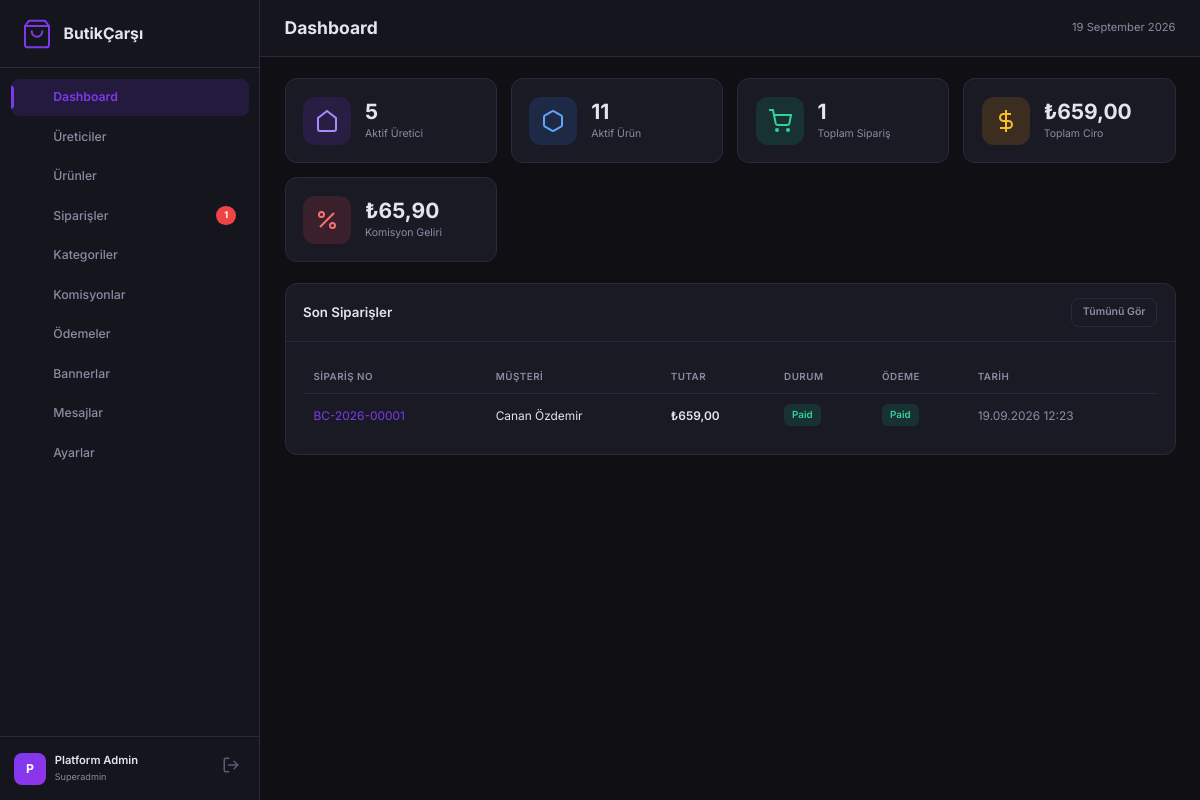
The page /panel/admin/index.php (signed in) on the database its author committed.
### tables this page shows
CREATE TABLE IF NOT EXISTS orders (
    id INT AUTO_INCREMENT PRIMARY KEY,
    order_number VARCHAR(50) NOT NULL UNIQUE,
    customer_name VARCHAR(255) NOT NULL,
    customer_email VARCHAR(255) NOT NULL,
    customer_phone VARCHAR(50),
    customer_note TEXT,
    shipping_address TEXT NOT NULL,
    shipping_city VARCHAR(100),
    shipping_district VARCHAR(100),
    shipping_zip VARCHAR(20),
    billing_address TEXT,
    subtotal DECIMAL(10,2) NOT NULL,
    shipping_total DECIMAL(10,2) DEFAULT 0,
    commission_total DECIMAL(10,2) DEFAULT 0,
    discount_total DECIMAL(10,2) DEFAULT 0,
    grand_total DECIMAL(10,2) NOT NULL,
    currency VARCHAR(3) DEFAULT 'TRY',
    iyzico_payment_id VARCHAR(100),
    iyzico_conversation_id VARCHAR(100),
    iyzico_fraud_status VARCHAR(50),
    iyzico_token VARCHAR(255),
    status ENUM('pending','paid','processing','partially_shipped','shipped','delivered','cancelled','refunded') DEFAULT 'pending',
    payment_status ENUM('pending','paid','failed','refunded','held') DEFAULT 'pending',
    ip_address VARCHAR(45),
    created_at TIMESTAMP DEFAULT CURRENT_TIMESTAMP,
    updated_at TIMESTAMP DEFAULT CURRENT_TIMESTAMP ON UPDATE CURRENT_TIMESTAMP,
    INDEX idx_order_status (status),
    INDEX idx_order_payment (payment_status),
    INDEX idx_order_date (created_at)
);

### panel/core/Database.php (called while the page is built, shortened)
<?php
class Database {
    private static ?PDO $pdo = null;
    public static function connect(): PDO {
        if (self::$pdo !== null) {
            return self::$pdo;
        }
        $connection = Config::get('DB_CONNECTION', 'auto');
        $host       = Config::get('DB_HOST', 'localhost');
        $db         = Config::get('DB_NAME', 'butikcarsi_db');
        $user       = Config::get('DB_USER', 'root');
        $pass       = Config::get('DB_PASS', '');
        $port       = Config::get('DB_PORT', '3306');
        $options = [
            PDO::ATTR_ERRMODE            => PDO::ERRMODE_EXCEPTION,
            PDO::ATTR_DEFAULT_FETCH_MODE => PDO::FETCH_ASSOC,
            PDO::ATTR_EMULATE_PREPARES   => false,
        ];
        if ($connection === 'mysql' || $connection === 'auto') {
            try {
                $dsn = "mysql:host={$host};port={$port};dbname={$db};charset=utf8mb4";
                self::$pdo = new PDO($dsn, $user, $pass, $options);
                return self::$pdo;
            } catch (PDOException $e) {
                if ($e->getCode() == 1049 || strpos($e->getMessage(), 'Unknown database') !== false) {
                    try {
                        $rawPdo = new PDO("mysql:host={$host};port={$port};charset=utf8mb4", $user, $pass, $options);
                        $rawPdo->exec("CREATE DATABASE IF NOT EXISTS `{$db}` CHARACTER SET utf8mb4 COLLATE utf8mb4_unicode_ci");
                        self::$pdo = new PDO("mysql:host={$host};port={$port};dbname={$db};charset=utf8mb4", $user, $pass, $options);
                        self::$driver = 'mysql';
                        self::initializeSchema(self::$pdo, 'mysql');
                        return self::$pdo;
                    } catch (Exception $ex) {
                    }
                }
                if ($connection === 'mysql') {
                    throw new Exception("MySQL Bağlantı Hatası ({$host}/{$db}): " . $e->getMessage());
                }
            }
        }
    }
    public static function query(string $sql, array $params = []): ?array {
        $stmt = self::connect()->prepare($sql);
        $stmt->execute($params);
        $result = $stmt->fetch();
        return $result ?: null;
    }
    public static function queryAll(string $sql, array $params = []): array {
        $stmt = self::connect()->prepare($sql);
        $stmt->execute($params);
        return $stmt->fetchAll();
    }
    public static function count(string $sql, array $params = []): int {
        $stmt = self::connect()->prepare($sql);
        $stmt->execute($params);
        return (int) $stmt->fetchColumn();
    }
}

### panel/admin/index.php (the view, shortened to what this page needs)
<?php
require_once __DIR__ . '/includes/header.php';
require_once __DIR__ . '/includes/sidebar.php';
$totalProducers = Database::count("SELECT COUNT(*) FROM producers WHERE status = 'approved'");
$totalProducts = Database::count("SELECT COUNT(*) FROM products WHERE status = 'approved'");
$totalOrders = Database::count("SELECT COUNT(*) FROM orders WHERE payment_status = 'paid'");
$totalRevenue = Database::query("SELECT COALESCE(SUM(grand_total), 0) as total FROM orders WHERE payment_status = 'paid'")['total'] ?? 0;
$totalCommission = Database::query("SELECT COALESCE(SUM(commission_total), 0) as total FROM orders WHERE payment_status = 'paid'")['total'] ?? 0;
$recentOrders = Database::queryAll("
    SELECT o.*,
           (SELECT COUNT(*) FROM order_sub_orders WHERE order_id = o.id) as sub_order_count
    FROM orders o
    ORDER BY o.created_at DESC
    LIMIT 10
");
?>
<main class="admin-main">
    <div class="admin-topbar">
        <h2 class="page-title">Dashboard</h2>
        <div class="topbar-right">
            <span class="topbar-date"><?php echo strftime('%d %B %Y'); ?></span>
        </div>
    </div>
    <div class="admin-content">
        <div class="stats-grid">
            <div class="stat-card stat-card--purple">
                <div class="stat-icon">
                    <svg width="24" height="24" viewBox="0 0 24 24" fill="none" stroke="currentColor" stroke-width="2"><path d="M3 9l9-7 9 7v11a2 2 0 0 1-2 2H5a2 2 0 0 1-2-2z"></path></svg>
                </div>
                <div class="stat-info">
                    <span class="stat-value"><?php echo number_format($totalProducers); ?></span>
                    <span class="stat-label">Aktif Üretici</span>
                </div>
            </div>
            <div class="stat-card stat-card--blue">
                <div class="stat-icon">
                    <svg width="24" height="24" viewBox="0 0 24 24" fill="none" stroke="currentColor" stroke-width="2"><path d="M21 16V8a2 2 0 0 0-1-1.73l-7-4a2 2 0 0 0-2 0l-7 4A2 2 0 0 0 3 8v8a2 2 0 0 0 1 1.73l7 4a2 2 0 0 0 2 0l7-4A2 2 0 0 0 21 16z"></path></svg>
                </div>
                <div class="stat-info">
                    <span class="stat-value"><?php echo number_format($totalProducts); ?></span>
                    <span class="stat-label">Aktif Ürün</span>
                </div>
            </div>
            <div class="stat-card stat-card--green">
                <div class="stat-icon">
                    <svg width="24" height="24" viewBox="0 0 24 24" fill="none" stroke="currentColor" stroke-width="2"><circle cx="9" cy="21" r="1"></circle><circle cx="20" cy="21" r="1"></circle><path d="M1 1h4l2.68 13.39a2 2 0 0 0 2 1.61h9.72a2 2 0 0 0 2-1.61L23 6H6"></path></svg>
                </div>
                <div class="stat-info">
                    <span class="stat-value"><?php echo number_format($totalOrders); ?></span>
                    <span class="stat-label">Toplam Sipariş</span>
                </div>
            </div>
            <div class="stat-card stat-card--amber">
                <div class="stat-icon">
                    <svg width="24" height="24" viewBox="0 0 24 24" fill="none" stroke="currentColor" stroke-width="2"><line x1="12" y1="1" x2="12" y2="23"></line><path d="M17 5H9.5a3.5 3.5 0 0 0 0 7h5a3.5 3.5 0 0 1 0 7H6"></path></svg>
                </div>
                <div class="stat-info">
                    <span class="stat-value">₺<?php echo number_format($totalRevenue, 2, ',', '.'); ?></span>
                    <span class="stat-label">Toplam Ciro</span>
                </div>
            </div>
            <div class="stat-card stat-card--rose">
                <div class="stat-icon">
                    <svg width="24" height="24" viewBox="0 0 24 24" fill="none" stroke="currentColor" stroke-width="2"><line x1="19" y1="5" x2="5" y2="19"></line><circle cx="6.5" cy="6.5" r="2.5"></circle><circle cx="17.5" cy="17.5" r="2.5"></circle></svg>
                </div>
                <div class="stat-info">
                    <span class="stat-value">₺<?php echo number_format($totalCommission, 2, ',', '.'); ?></span>
                    <span class="stat-label">Komisyon Geliri</span>
                </div>
            </div>
        </div>
        <div class="dashboard-grid">
            <div class="card card--full">
                <div class="card-header">
                    <h3>Son Siparişler</h3>
                    <a href="orders.php" class="btn btn-sm btn-outline">Tümünü Gör</a>
                </div>
                <div class="card-body">
                    <?php if (empty($recentOrders)): ?>
                        <p class="text-muted">Henüz sipariş bulunmuyor.</p>
                    <?php else: ?>
                    <table class="data-table">
                        <thead>
                            <tr>
                                <th>Sipariş No</th>
                                <th>Müşteri</th>
                                <th>Tutar</th>
                                <th>Durum</th>
                                <th>Ödeme</th>
                                <th>Tarih</th>
                            </tr>
                        </thead>
                        <tbody>
                            <?php foreach ($recentOrders as $order): ?>
                            <tr>
                                <td><a href="order-detail.php?id=<?php echo $order['id']; ?>" class="link"><?php echo htmlspecialchars($order['order_number']); ?></a></td>
                                <td><?php echo htmlspecialchars($order['customer_name']); ?></td>
                                <td class="text-bold">₺<?php echo number_format($order['grand_total'], 2, ',', '.'); ?></td>
                                <td><span class="badge badge--<?php echo $order['status']; ?>"><?php echo ucfirst($order['status']); ?></span></td>
                                <td><span class="badge badge--<?php echo $order['payment_status']; ?>"><?php echo ucfirst($order['payment_status']); ?></span></td>
                                <td class="text-muted"><?php echo date('d.m.Y H:i', strtotime($order['created_at'])); ?></td>
                            </tr>
                            <?php endforeach; ?>
                        </tbody>
                    </table>
                    <?php endif; ?>
                </div>
            </div>
        </div>
    </div>
</main>
<?php require_once __DIR__ . '/includes/footer.php'; ?>

### panel/admin/assets/css/admin.css (style rules this page uses)
* { margin: 0; padding: 0; box-sizing: border-box; }
html { font-size: 14px; }
body { font-family: var(--font); background: var(--bg-body); color: var(--text); line-height: 1.6; }
.admin-main { flex: 1; margin-left: var(--sidebar-width); min-height: 100vh; }
.admin-topbar { display: flex; align-items: center; gap: 1rem; padding: 1rem 1.75rem; border-bottom: 1px solid var(--border); background: var(--bg-sidebar); position: sticky; top: 0; z-index: 50; }
.page-title { font-size: 1.25rem; font-weight: 700; }
.topbar-right { margin-left: auto; display: flex; align-items: center; gap: 1rem; }
.topbar-date { color: var(--text-muted); font-size: 0.8rem; }
.admin-content { padding: 1.5rem 1.75rem; }
.stats-grid { display: grid; grid-template-columns: repeat(auto-fit, minmax(200px, 1fr)); gap: 1rem; margin-bottom: 1.5rem; }
.stat-card { background: var(--bg-card); border: 1px solid var(--border); border-radius: var(--radius); padding: 1.25rem; display: flex; align-items: center; gap: 1rem; transition: var(--transition); }
.stat-icon { width: 48px; height: 48px; border-radius: 12px; display: flex; align-items: center; justify-content: center; flex-shrink: 0; }
.stat-card--purple .stat-icon { background: rgba(124,58,237,0.15); color: #a78bfa; }
.stat-card--blue .stat-icon { background: rgba(59,130,246,0.15); color: #60a5fa; }
.stat-card--green .stat-icon { background: rgba(16,185,129,0.15); color: #34d399; }
.stat-card--amber .stat-icon { background: rgba(245,158,11,0.15); color: #fbbf24; }
.stat-card--rose .stat-icon { background: rgba(239,68,68,0.15); color: #f87171; }
.stat-value { display: block; font-size: 1.5rem; font-weight: 700; line-height: 1.2; }
.stat-label { display: block; font-size: 0.75rem; color: var(--text-muted); margin-top: 0.125rem; }
.card { background: var(--bg-card); border: 1px solid var(--border); border-radius: var(--radius); overflow: hidden; }
.card-header { display: flex; align-items: center; justify-content: space-between; padding: 1rem 1.25rem; border-bottom: 1px solid var(--border); }
.card-header h3 { font-size: 0.95rem; font-weight: 600; }
.card-body { padding: 1.25rem; }
.card--full { grid-column: 1 / -1; }
.dashboard-grid { display: grid; grid-template-columns: repeat(auto-fit, minmax(380px, 1fr)); gap: 1.25rem; }
.data-table { width: 100%; border-collapse: collapse; }
.data-table th { text-align: left; padding: 0.625rem 0.75rem; font-size: 0.7rem; font-weight: 600; text-transform: uppercase; letter-spacing: 0.05em; color: var(--text-muted); border-bottom: 1px solid var(--border); }
.data-table td { padding: 0.75rem; border-bottom: 1px solid rgba(42,42,61,0.5); font-size: 0.85rem; vertical-align: middle; }
.data-table tbody tr { transition: var(--transition); }
.data-table tbody tr:last-child td { border-bottom: none; }
.badge { display: inline-flex; align-items: center; padding: 3px 8px; border-radius: 6px; font-size: 0.7rem; font-weight: 600; }
.badge--approved, .badge--paid, .badge--delivered, .badge--success { background: rgba(16,185,129,0.15); color: #34d399; }
.btn { display: inline-flex; align-items: center; justify-content: center; gap: 0.5rem; padding: 0.5rem 1rem; border-radius: var(--radius-sm); font-size: 0.8rem; font-weight: 600; text-decoration: none; border: none; cursor: pointer; transition: var(--transition); white-space: nowrap; }
.btn-outline { background: transparent; border: 1px solid var(--border); color: var(--text-muted); }
.btn-sm { padding: 0.375rem 0.75rem; font-size: 0.75rem; }
.text-muted { color: var(--text-muted); }
.text-bold { font-weight: 600; }
.link { color: var(--primary); text-decoration: none; }

### rows shown on the page
orders: order_number "BC-2026-00001", customer_name "Canan Özdemir", grand_total "659,00", status "Paid", payment_status "Paid", created_at "19.09.2026 12:23"

### other values the page prints
$item['label'] "Dashboard"
$item['label'] "Üreticiler"
$item['label'] "Ürünler"
$item['label'] "Siparişler"
$item['badge'] "1"
$item['label'] "Kategoriler"
$item['label'] "Komisyonlar"
$item['label'] "Ödemeler"
$item['label'] "Bannerlar"
$item['label'] "Mesajlar"
$item['label'] "Ayarlar"
mb_substr($adminName, 0, 1) "P"
$adminName "Platform Admin"
$_SESSION['admin_role'] "Superadmin"
strftime('%d %B %Y') "19 September 2026"
